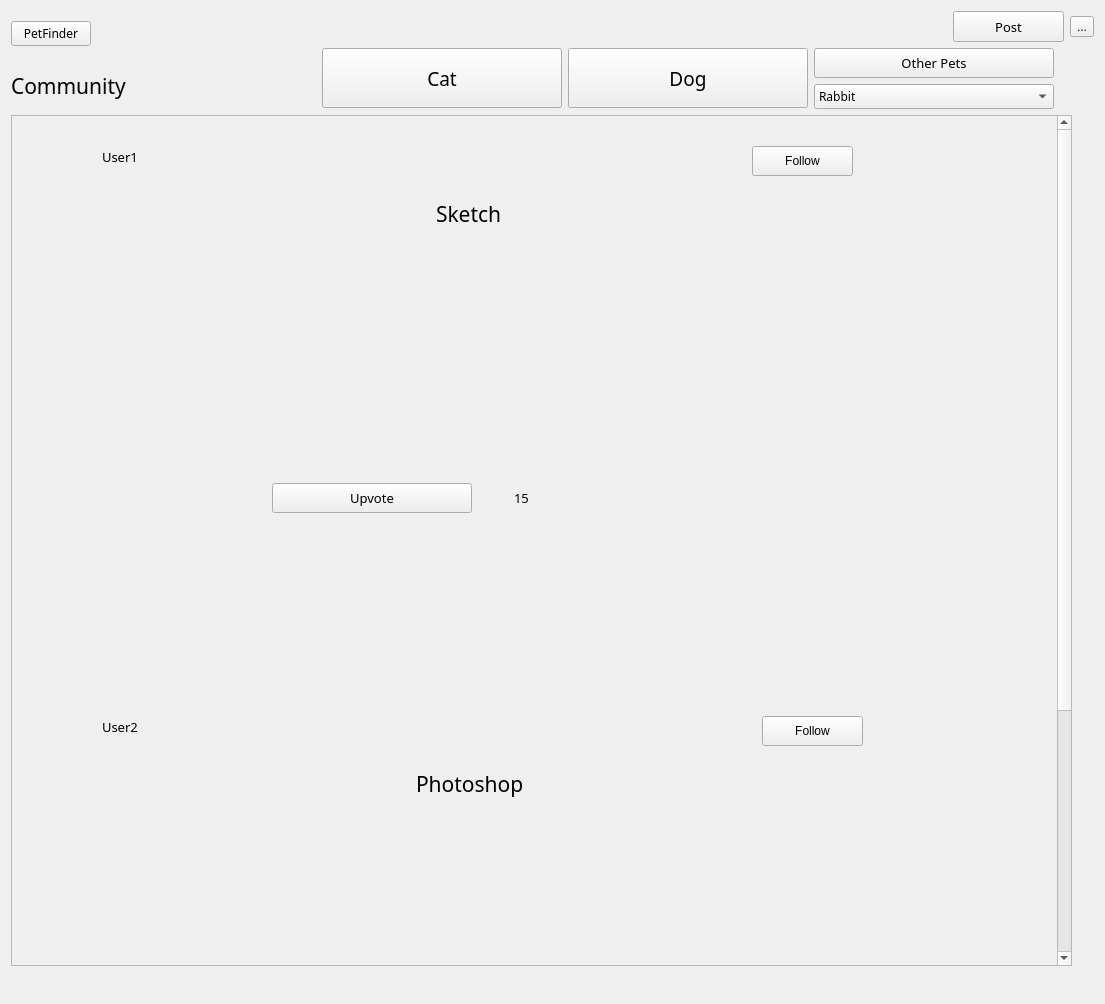
<?xml version="1.0" encoding="UTF-8"?>
<ui version="4.0">
 <class>CommunityPage</class>
 <widget class="QWidget" name="CommunityPage">
  <property name="geometry">
   <rect>
    <x>0</x>
    <y>0</y>
    <width>1105</width>
    <height>1004</height>
   </rect>
  </property>
  <property name="windowTitle">
   <string>Form</string>
  </property>
  <layout class="QVBoxLayout" name="verticalLayout_9">
   <item>
    <layout class="QVBoxLayout" name="verticalLayout_6">
     <item>
      <layout class="QHBoxLayout" name="horizontalLayout_5">
       <item>
        <layout class="QVBoxLayout" name="verticalLayout">
         <item>
          <layout class="QHBoxLayout" name="horizontalLayout">
           <item>
            <widget class="QPushButton" name="pushButton_Main">
             <property name="font">
              <font>
               <family>Adobe Ming Std</family>
               <pointsize>9</pointsize>
               <weight>50</weight>
               <bold>false</bold>
              </font>
             </property>
             <property name="text">
              <string>PetFinder</string>
             </property>
            </widget>
           </item>
           <item>
            <spacer name="horizontalSpacer">
             <property name="orientation">
              <enum>Qt::Horizontal</enum>
             </property>
             <property name="sizeHint" stdset="0">
              <size>
               <width>40</width>
               <height>20</height>
              </size>
             </property>
            </spacer>
           </item>
           <item>
            <widget class="QLabel" name="labelformat">
             <property name="minimumSize">
              <size>
               <width>0</width>
               <height>39</height>
              </size>
             </property>
             <property name="text">
              <string/>
             </property>
            </widget>
           </item>
          </layout>
         </item>
         <item>
          <widget class="QLabel" name="label">
           <property name="minimumSize">
            <size>
             <width>141</width>
             <height>41</height>
            </size>
           </property>
           <property name="font">
            <font>
             <family>Adobe Ming Std</family>
             <pointsize>16</pointsize>
             <weight>50</weight>
             <bold>false</bold>
            </font>
           </property>
           <property name="text">
            <string>Community</string>
           </property>
          </widget>
         </item>
        </layout>
       </item>
       <item>
        <layout class="QVBoxLayout" name="verticalLayout_5">
         <item>
          <layout class="QHBoxLayout" name="horizontalLayout_3">
           <item>
            <spacer name="horizontalSpacer_2">
             <property name="orientation">
              <enum>Qt::Horizontal</enum>
             </property>
             <property name="sizeHint" stdset="0">
              <size>
               <width>40</width>
               <height>20</height>
              </size>
             </property>
            </spacer>
           </item>
           <item>
            <widget class="QPushButton" name="pushButton_post">
             <property name="minimumSize">
              <size>
               <width>111</width>
               <height>31</height>
              </size>
             </property>
             <property name="font">
              <font>
               <family>黑体</family>
               <pointsize>10</pointsize>
              </font>
             </property>
             <property name="text">
              <string>Post</string>
             </property>
            </widget>
           </item>
           <item>
            <widget class="QToolButton" name="toolButton">
             <property name="text">
              <string>...</string>
             </property>
             <property name="icon">
              <iconset resource="Resources.qrc">
               <normaloff>:/imgs/CommunityIcons_profile.png</normaloff>:/imgs/CommunityIcons_profile.png</iconset>
             </property>
             <property name="iconSize">
              <size>
               <width>30</width>
               <height>30</height>
              </size>
             </property>
             <property name="arrowType">
              <enum>Qt::NoArrow</enum>
             </property>
            </widget>
           </item>
          </layout>
         </item>
         <item>
          <layout class="QHBoxLayout" name="horizontalLayout_2">
           <item>
            <layout class="QVBoxLayout" name="verticalLayout_4">
             <item>
              <widget class="QPushButton" name="pushButtonCat">
               <property name="sizePolicy">
                <sizepolicy hsizetype="MinimumExpanding" vsizetype="Fixed">
                 <horstretch>0</horstretch>
                 <verstretch>0</verstretch>
                </sizepolicy>
               </property>
               <property name="minimumSize">
                <size>
                 <width>240</width>
                 <height>60</height>
                </size>
               </property>
               <property name="font">
                <font>
                 <family>黑体</family>
                 <pointsize>14</pointsize>
                 <weight>50</weight>
                 <bold>false</bold>
                </font>
               </property>
               <property name="text">
                <string>Cat</string>
               </property>
              </widget>
             </item>
            </layout>
           </item>
           <item>
            <layout class="QVBoxLayout" name="verticalLayout_3">
             <item>
              <widget class="QPushButton" name="pushButtonDog">
               <property name="sizePolicy">
                <sizepolicy hsizetype="MinimumExpanding" vsizetype="Fixed">
                 <horstretch>0</horstretch>
                 <verstretch>0</verstretch>
                </sizepolicy>
               </property>
               <property name="minimumSize">
                <size>
                 <width>240</width>
                 <height>60</height>
                </size>
               </property>
               <property name="font">
                <font>
                 <family>黑体</family>
                 <pointsize>14</pointsize>
                 <weight>50</weight>
                 <bold>false</bold>
                </font>
               </property>
               <property name="text">
                <string>Dog</string>
               </property>
              </widget>
             </item>
            </layout>
           </item>
           <item>
            <layout class="QVBoxLayout" name="verticalLayout_2">
             <item>
              <widget class="QPushButton" name="pushButtonOtherPet">
               <property name="sizePolicy">
                <sizepolicy hsizetype="Minimum" vsizetype="Minimum">
                 <horstretch>0</horstretch>
                 <verstretch>0</verstretch>
                </sizepolicy>
               </property>
               <property name="minimumSize">
                <size>
                 <width>240</width>
                 <height>30</height>
                </size>
               </property>
               <property name="maximumSize">
                <size>
                 <width>16777215</width>
                 <height>30</height>
                </size>
               </property>
               <property name="font">
                <font>
                 <family>黑体</family>
                 <pointsize>10</pointsize>
                 <weight>50</weight>
                 <bold>false</bold>
                </font>
               </property>
               <property name="text">
                <string>Other Pets</string>
               </property>
              </widget>
             </item>
             <item>
              <widget class="QComboBox" name="PetAdopt_5">
               <property name="sizePolicy">
                <sizepolicy hsizetype="Preferred" vsizetype="Fixed">
                 <horstretch>0</horstretch>
                 <verstretch>0</verstretch>
                </sizepolicy>
               </property>
               <property name="minimumSize">
                <size>
                 <width>200</width>
                 <height>0</height>
                </size>
               </property>
               <property name="font">
                <font>
                 <family>Agency FB</family>
                 <weight>50</weight>
                 <bold>false</bold>
                </font>
               </property>
               <item>
                <property name="text">
                 <string>Rabbit</string>
                </property>
               </item>
               <item>
                <property name="text">
                 <string>Fish</string>
                </property>
               </item>
               <item>
                <property name="text">
                 <string>Other Pet Adoption</string>
                </property>
               </item>
              </widget>
             </item>
            </layout>
           </item>
           <item>
            <spacer name="horizontalSpacer_9">
             <property name="orientation">
              <enum>Qt::Horizontal</enum>
             </property>
             <property name="sizeHint" stdset="0">
              <size>
               <width>40</width>
               <height>20</height>
              </size>
             </property>
            </spacer>
           </item>
          </layout>
         </item>
        </layout>
       </item>
      </layout>
     </item>
     <item>
      <widget class="QStackedWidget" name="stackedWidget">
       <property name="currentIndex">
        <number>2</number>
       </property>
       <widget class="QWidget" name="Cat">
        <widget class="QScrollArea" name="scrollArea">
         <property name="geometry">
          <rect>
           <x>0</x>
           <y>0</y>
           <width>1041</width>
           <height>751</height>
          </rect>
         </property>
         <property name="minimumSize">
          <size>
           <width>791</width>
           <height>751</height>
          </size>
         </property>
         <property name="widgetResizable">
          <bool>true</bool>
         </property>
         <widget class="QWidget" name="scrollAreaWidgetContents">
          <property name="geometry">
           <rect>
            <x>0</x>
            <y>0</y>
            <width>98</width>
            <height>1200</height>
           </rect>
          </property>
          <property name="minimumSize">
           <size>
            <width>0</width>
            <height>1200</height>
           </size>
          </property>
          <widget class="QPushButton" name="pushButton_follow1">
           <property name="geometry">
            <rect>
             <x>740</x>
             <y>30</y>
             <width>101</width>
             <height>30</height>
            </rect>
           </property>
           <property name="minimumSize">
            <size>
             <width>0</width>
             <height>30</height>
            </size>
           </property>
           <property name="text">
            <string>Follow</string>
           </property>
          </widget>
          <widget class="QPushButton" name="pushButton_follow1_2">
           <property name="geometry">
            <rect>
             <x>750</x>
             <y>600</y>
             <width>101</width>
             <height>30</height>
            </rect>
           </property>
           <property name="minimumSize">
            <size>
             <width>0</width>
             <height>30</height>
            </size>
           </property>
           <property name="text">
            <string>Follow</string>
           </property>
          </widget>
          <widget class="QLabel" name="label_2">
           <property name="geometry">
            <rect>
             <x>90</x>
             <y>30</y>
             <width>71</width>
             <height>21</height>
            </rect>
           </property>
           <property name="font">
            <font>
             <family>黑体</family>
             <pointsize>10</pointsize>
            </font>
           </property>
           <property name="text">
            <string>User1</string>
           </property>
          </widget>
          <widget class="QLabel" name="label_3">
           <property name="geometry">
            <rect>
             <x>90</x>
             <y>600</y>
             <width>81</width>
             <height>21</height>
            </rect>
           </property>
           <property name="font">
            <font>
             <family>黑体</family>
             <pointsize>10</pointsize>
            </font>
           </property>
           <property name="text">
            <string>User2</string>
           </property>
          </widget>
          <widget class="QWidget" name="layoutWidget_2">
           <property name="geometry">
            <rect>
             <x>260</x>
             <y>30</y>
             <width>393</width>
             <height>420</height>
            </rect>
           </property>
           <layout class="QVBoxLayout" name="verticalLayout_7">
            <item>
             <layout class="QHBoxLayout" name="horizontalLayout_6">
              <item>
               <spacer name="horizontalSpacer_3">
                <property name="orientation">
                 <enum>Qt::Horizontal</enum>
                </property>
                <property name="sizeHint" stdset="0">
                 <size>
                  <width>40</width>
                  <height>20</height>
                 </size>
                </property>
               </spacer>
              </item>
              <item>
               <widget class="QLabel" name="label_explore">
                <property name="font">
                 <font>
                  <family>Adobe Caslon Pro</family>
                  <pointsize>16</pointsize>
                 </font>
                </property>
                <property name="text">
                 <string>News Today</string>
                </property>
               </widget>
              </item>
              <item>
               <spacer name="horizontalSpacer_5">
                <property name="orientation">
                 <enum>Qt::Horizontal</enum>
                </property>
                <property name="sizeHint" stdset="0">
                 <size>
                  <width>40</width>
                  <height>20</height>
                 </size>
                </property>
               </spacer>
              </item>
             </layout>
            </item>
            <item>
             <widget class="QLabel" name="labelImage_explore">
              <property name="maximumSize">
               <size>
                <width>391</width>
                <height>351</height>
               </size>
              </property>
              <property name="text">
               <string/>
              </property>
              <property name="pixmap">
               <pixmap resource="Resources.qrc">:/imgs/Explore.jpg</pixmap>
              </property>
              <property name="scaledContents">
               <bool>true</bool>
              </property>
             </widget>
            </item>
            <item>
             <layout class="QHBoxLayout" name="horizontalLayout_4">
              <item>
               <widget class="QPushButton" name="pushButton_Upvote1">
                <property name="minimumSize">
                 <size>
                  <width>200</width>
                  <height>30</height>
                 </size>
                </property>
                <property name="maximumSize">
                 <size>
                  <width>200</width>
                  <height>16777215</height>
                 </size>
                </property>
                <property name="font">
                 <font>
                  <family>黑体</family>
                  <pointsize>10</pointsize>
                 </font>
                </property>
                <property name="text">
                 <string>Upvote</string>
                </property>
               </widget>
              </item>
              <item>
               <widget class="QLabel" name="label_like">
                <property name="minimumSize">
                 <size>
                  <width>30</width>
                  <height>27</height>
                 </size>
                </property>
                <property name="maximumSize">
                 <size>
                  <width>30</width>
                  <height>27</height>
                 </size>
                </property>
                <property name="text">
                 <string/>
                </property>
                <property name="pixmap">
                 <pixmap resource="Resources.qrc">:/imgs/explore_like1.png</pixmap>
                </property>
                <property name="scaledContents">
                 <bool>true</bool>
                </property>
               </widget>
              </item>
              <item>
               <widget class="QLabel" name="label_numOfLikes">
                <property name="font">
                 <font>
                  <family>黑体</family>
                  <pointsize>10</pointsize>
                 </font>
                </property>
                <property name="text">
                 <string>11</string>
                </property>
               </widget>
              </item>
             </layout>
            </item>
           </layout>
          </widget>
          <widget class="QWidget" name="layoutWidget">
           <property name="geometry">
            <rect>
             <x>262</x>
             <y>601</y>
             <width>402</width>
             <height>391</height>
            </rect>
           </property>
           <layout class="QVBoxLayout" name="verticalLayout_8">
            <item>
             <layout class="QHBoxLayout" name="horizontalLayout_7">
              <item>
               <spacer name="horizontalSpacer_6">
                <property name="orientation">
                 <enum>Qt::Horizontal</enum>
                </property>
                <property name="sizeHint" stdset="0">
                 <size>
                  <width>40</width>
                  <height>20</height>
                 </size>
                </property>
               </spacer>
              </item>
              <item>
               <widget class="QLabel" name="label_explore_2">
                <property name="font">
                 <font>
                  <family>Adobe Caslon Pro</family>
                  <pointsize>10</pointsize>
                 </font>
                </property>
                <property name="text">
                 <string>Drawing for Cats &amp; Original Photo</string>
                </property>
               </widget>
              </item>
              <item>
               <spacer name="horizontalSpacer_7">
                <property name="orientation">
                 <enum>Qt::Horizontal</enum>
                </property>
                <property name="sizeHint" stdset="0">
                 <size>
                  <width>40</width>
                  <height>20</height>
                 </size>
                </property>
               </spacer>
              </item>
             </layout>
            </item>
            <item>
             <layout class="QHBoxLayout" name="horizontalLayout_9">
              <item>
               <widget class="QLabel" name="labelImage_explore_2">
                <property name="maximumSize">
                 <size>
                  <width>195</width>
                  <height>320</height>
                 </size>
                </property>
                <property name="text">
                 <string/>
                </property>
                <property name="pixmap">
                 <pixmap resource="Resources.qrc">:/imgs/explore_post2.png</pixmap>
                </property>
                <property name="scaledContents">
                 <bool>true</bool>
                </property>
               </widget>
              </item>
              <item>
               <widget class="QLabel" name="label_5">
                <property name="maximumSize">
                 <size>
                  <width>195</width>
                  <height>320</height>
                 </size>
                </property>
                <property name="text">
                 <string/>
                </property>
                <property name="pixmap">
                 <pixmap resource="Resources.qrc">:/imgs/MainKitten.jpg</pixmap>
                </property>
                <property name="scaledContents">
                 <bool>true</bool>
                </property>
               </widget>
              </item>
             </layout>
            </item>
            <item>
             <layout class="QHBoxLayout" name="horizontalLayout_18">
              <item>
               <widget class="QPushButton" name="pushButton_Upvote2">
                <property name="minimumSize">
                 <size>
                  <width>200</width>
                  <height>30</height>
                 </size>
                </property>
                <property name="maximumSize">
                 <size>
                  <width>200</width>
                  <height>16777215</height>
                 </size>
                </property>
                <property name="font">
                 <font>
                  <family>黑体</family>
                  <pointsize>10</pointsize>
                 </font>
                </property>
                <property name="text">
                 <string>Upvote</string>
                </property>
               </widget>
              </item>
              <item>
               <widget class="QLabel" name="label_like_5">
                <property name="minimumSize">
                 <size>
                  <width>30</width>
                  <height>27</height>
                 </size>
                </property>
                <property name="maximumSize">
                 <size>
                  <width>30</width>
                  <height>27</height>
                 </size>
                </property>
                <property name="text">
                 <string/>
                </property>
                <property name="pixmap">
                 <pixmap resource="Resources.qrc">:/imgs/explore_like1.png</pixmap>
                </property>
                <property name="scaledContents">
                 <bool>true</bool>
                </property>
               </widget>
              </item>
              <item>
               <widget class="QLabel" name="label_numOfLikes2">
                <property name="font">
                 <font>
                  <family>黑体</family>
                  <pointsize>10</pointsize>
                 </font>
                </property>
                <property name="text">
                 <string>20</string>
                </property>
               </widget>
              </item>
             </layout>
            </item>
           </layout>
          </widget>
         </widget>
        </widget>
       </widget>
       <widget class="QWidget" name="Dog">
        <widget class="QScrollArea" name="scrollArea_3">
         <property name="geometry">
          <rect>
           <x>0</x>
           <y>0</y>
           <width>1041</width>
           <height>751</height>
          </rect>
         </property>
         <property name="minimumSize">
          <size>
           <width>791</width>
           <height>751</height>
          </size>
         </property>
         <property name="widgetResizable">
          <bool>true</bool>
         </property>
         <widget class="QWidget" name="scrollAreaWidgetContents_3">
          <property name="geometry">
           <rect>
            <x>0</x>
            <y>0</y>
            <width>98</width>
            <height>1200</height>
           </rect>
          </property>
          <property name="minimumSize">
           <size>
            <width>0</width>
            <height>1200</height>
           </size>
          </property>
          <widget class="QPushButton" name="pushButton_follow1_5">
           <property name="geometry">
            <rect>
             <x>740</x>
             <y>30</y>
             <width>101</width>
             <height>30</height>
            </rect>
           </property>
           <property name="minimumSize">
            <size>
             <width>0</width>
             <height>30</height>
            </size>
           </property>
           <property name="text">
            <string>Follow</string>
           </property>
          </widget>
          <widget class="QPushButton" name="pushButton_follow1_6">
           <property name="geometry">
            <rect>
             <x>750</x>
             <y>600</y>
             <width>101</width>
             <height>30</height>
            </rect>
           </property>
           <property name="minimumSize">
            <size>
             <width>0</width>
             <height>30</height>
            </size>
           </property>
           <property name="text">
            <string>Follow</string>
           </property>
          </widget>
          <widget class="QLabel" name="label_4">
           <property name="geometry">
            <rect>
             <x>90</x>
             <y>30</y>
             <width>71</width>
             <height>21</height>
            </rect>
           </property>
           <property name="font">
            <font>
             <family>黑体</family>
             <pointsize>10</pointsize>
            </font>
           </property>
           <property name="text">
            <string>User1</string>
           </property>
          </widget>
          <widget class="QLabel" name="label_8">
           <property name="geometry">
            <rect>
             <x>90</x>
             <y>600</y>
             <width>81</width>
             <height>21</height>
            </rect>
           </property>
           <property name="font">
            <font>
             <family>黑体</family>
             <pointsize>10</pointsize>
            </font>
           </property>
           <property name="text">
            <string>User2</string>
           </property>
          </widget>
          <widget class="QWidget" name="layoutWidget_4">
           <property name="geometry">
            <rect>
             <x>260</x>
             <y>30</y>
             <width>393</width>
             <height>420</height>
            </rect>
           </property>
           <layout class="QVBoxLayout" name="verticalLayout_12">
            <item>
             <layout class="QHBoxLayout" name="horizontalLayout_11">
              <item>
               <spacer name="horizontalSpacer_13">
                <property name="orientation">
                 <enum>Qt::Horizontal</enum>
                </property>
                <property name="sizeHint" stdset="0">
                 <size>
                  <width>40</width>
                  <height>20</height>
                 </size>
                </property>
               </spacer>
              </item>
              <item>
               <widget class="QLabel" name="label_explore_5">
                <property name="font">
                 <font>
                  <family>Adobe Caslon Pro</family>
                  <pointsize>16</pointsize>
                 </font>
                </property>
                <property name="text">
                 <string>Practice2</string>
                </property>
               </widget>
              </item>
              <item>
               <spacer name="horizontalSpacer_14">
                <property name="orientation">
                 <enum>Qt::Horizontal</enum>
                </property>
                <property name="sizeHint" stdset="0">
                 <size>
                  <width>40</width>
                  <height>20</height>
                 </size>
                </property>
               </spacer>
              </item>
             </layout>
            </item>
            <item>
             <widget class="QLabel" name="labelImage_explore_5">
              <property name="maximumSize">
               <size>
                <width>391</width>
                <height>351</height>
               </size>
              </property>
              <property name="text">
               <string/>
              </property>
              <property name="pixmap">
               <pixmap resource="Resources.qrc">:/imgs/Explore_post3.png</pixmap>
              </property>
              <property name="scaledContents">
               <bool>true</bool>
              </property>
             </widget>
            </item>
            <item>
             <layout class="QHBoxLayout" name="horizontalLayout_12">
              <item>
               <widget class="QPushButton" name="pushButton_Upvote1_3">
                <property name="minimumSize">
                 <size>
                  <width>200</width>
                  <height>30</height>
                 </size>
                </property>
                <property name="maximumSize">
                 <size>
                  <width>200</width>
                  <height>16777215</height>
                 </size>
                </property>
                <property name="font">
                 <font>
                  <family>黑体</family>
                  <pointsize>10</pointsize>
                 </font>
                </property>
                <property name="text">
                 <string>Upvote</string>
                </property>
               </widget>
              </item>
              <item>
               <widget class="QLabel" name="label_like_2">
                <property name="minimumSize">
                 <size>
                  <width>30</width>
                  <height>27</height>
                 </size>
                </property>
                <property name="maximumSize">
                 <size>
                  <width>30</width>
                  <height>27</height>
                 </size>
                </property>
                <property name="text">
                 <string/>
                </property>
                <property name="pixmap">
                 <pixmap resource="Resources.qrc">:/imgs/explore_like1.png</pixmap>
                </property>
                <property name="scaledContents">
                 <bool>true</bool>
                </property>
               </widget>
              </item>
              <item>
               <widget class="QLabel" name="label_numOfLikes_2">
                <property name="font">
                 <font>
                  <family>黑体</family>
                  <pointsize>10</pointsize>
                 </font>
                </property>
                <property name="text">
                 <string>17</string>
                </property>
               </widget>
              </item>
             </layout>
            </item>
           </layout>
          </widget>
          <widget class="QWidget" name="layoutWidget_7">
           <property name="geometry">
            <rect>
             <x>260</x>
             <y>600</y>
             <width>393</width>
             <height>420</height>
            </rect>
           </property>
           <layout class="QVBoxLayout" name="verticalLayout_13">
            <item>
             <layout class="QHBoxLayout" name="horizontalLayout_19">
              <item>
               <spacer name="horizontalSpacer_15">
                <property name="orientation">
                 <enum>Qt::Horizontal</enum>
                </property>
                <property name="sizeHint" stdset="0">
                 <size>
                  <width>40</width>
                  <height>20</height>
                 </size>
                </property>
               </spacer>
              </item>
              <item>
               <widget class="QLabel" name="label_explore_6">
                <property name="font">
                 <font>
                  <family>Adobe Caslon Pro</family>
                  <pointsize>16</pointsize>
                 </font>
                </property>
                <property name="text">
                 <string>Daily Update</string>
                </property>
               </widget>
              </item>
              <item>
               <spacer name="horizontalSpacer_16">
                <property name="orientation">
                 <enum>Qt::Horizontal</enum>
                </property>
                <property name="sizeHint" stdset="0">
                 <size>
                  <width>40</width>
                  <height>20</height>
                 </size>
                </property>
               </spacer>
              </item>
             </layout>
            </item>
            <item>
             <widget class="QLabel" name="labelImage_explore_6">
              <property name="maximumSize">
               <size>
                <width>391</width>
                <height>351</height>
               </size>
              </property>
              <property name="text">
               <string/>
              </property>
              <property name="pixmap">
               <pixmap resource="Resources.qrc">:/imgs/explore_post4.jpg</pixmap>
              </property>
              <property name="scaledContents">
               <bool>true</bool>
              </property>
             </widget>
            </item>
            <item>
             <layout class="QHBoxLayout" name="horizontalLayout_20">
              <item>
               <widget class="QPushButton" name="pushButton_Upvote2_2">
                <property name="minimumSize">
                 <size>
                  <width>200</width>
                  <height>30</height>
                 </size>
                </property>
                <property name="maximumSize">
                 <size>
                  <width>200</width>
                  <height>16777215</height>
                 </size>
                </property>
                <property name="font">
                 <font>
                  <family>黑体</family>
                  <pointsize>10</pointsize>
                 </font>
                </property>
                <property name="text">
                 <string>Upvote</string>
                </property>
               </widget>
              </item>
              <item>
               <widget class="QLabel" name="label_like_6">
                <property name="minimumSize">
                 <size>
                  <width>30</width>
                  <height>27</height>
                 </size>
                </property>
                <property name="maximumSize">
                 <size>
                  <width>30</width>
                  <height>27</height>
                 </size>
                </property>
                <property name="text">
                 <string/>
                </property>
                <property name="pixmap">
                 <pixmap resource="Resources.qrc">:/imgs/explore_like1.png</pixmap>
                </property>
                <property name="scaledContents">
                 <bool>true</bool>
                </property>
               </widget>
              </item>
              <item>
               <widget class="QLabel" name="label_numOfLikes2_2">
                <property name="font">
                 <font>
                  <family>黑体</family>
                  <pointsize>10</pointsize>
                 </font>
                </property>
                <property name="text">
                 <string>15</string>
                </property>
               </widget>
              </item>
             </layout>
            </item>
           </layout>
          </widget>
         </widget>
        </widget>
       </widget>
       <widget class="QWidget" name="OtherPets">
        <widget class="QScrollArea" name="scrollArea_4">
         <property name="geometry">
          <rect>
           <x>0</x>
           <y>0</y>
           <width>1061</width>
           <height>851</height>
          </rect>
         </property>
         <property name="minimumSize">
          <size>
           <width>791</width>
           <height>751</height>
          </size>
         </property>
         <property name="widgetResizable">
          <bool>true</bool>
         </property>
         <widget class="QWidget" name="scrollAreaWidgetContents_4">
          <property name="geometry">
           <rect>
            <x>0</x>
            <y>0</y>
            <width>1045</width>
            <height>1200</height>
           </rect>
          </property>
          <property name="minimumSize">
           <size>
            <width>0</width>
            <height>1200</height>
           </size>
          </property>
          <widget class="QPushButton" name="pushButton_follow1_7">
           <property name="geometry">
            <rect>
             <x>740</x>
             <y>30</y>
             <width>101</width>
             <height>30</height>
            </rect>
           </property>
           <property name="minimumSize">
            <size>
             <width>0</width>
             <height>30</height>
            </size>
           </property>
           <property name="text">
            <string>Follow</string>
           </property>
          </widget>
          <widget class="QPushButton" name="pushButton_follow1_8">
           <property name="geometry">
            <rect>
             <x>750</x>
             <y>600</y>
             <width>101</width>
             <height>30</height>
            </rect>
           </property>
           <property name="minimumSize">
            <size>
             <width>0</width>
             <height>30</height>
            </size>
           </property>
           <property name="text">
            <string>Follow</string>
           </property>
          </widget>
          <widget class="QLabel" name="label_9">
           <property name="geometry">
            <rect>
             <x>90</x>
             <y>30</y>
             <width>71</width>
             <height>21</height>
            </rect>
           </property>
           <property name="font">
            <font>
             <family>黑体</family>
             <pointsize>10</pointsize>
            </font>
           </property>
           <property name="text">
            <string>User1</string>
           </property>
          </widget>
          <widget class="QLabel" name="label_10">
           <property name="geometry">
            <rect>
             <x>90</x>
             <y>600</y>
             <width>81</width>
             <height>21</height>
            </rect>
           </property>
           <property name="font">
            <font>
             <family>黑体</family>
             <pointsize>10</pointsize>
            </font>
           </property>
           <property name="text">
            <string>User2</string>
           </property>
          </widget>
          <widget class="QWidget" name="layoutWidget_8">
           <property name="geometry">
            <rect>
             <x>260</x>
             <y>30</y>
             <width>393</width>
             <height>420</height>
            </rect>
           </property>
           <layout class="QVBoxLayout" name="verticalLayout_14">
            <item>
             <layout class="QHBoxLayout" name="horizontalLayout_22">
              <item>
               <spacer name="horizontalSpacer_17">
                <property name="orientation">
                 <enum>Qt::Horizontal</enum>
                </property>
                <property name="sizeHint" stdset="0">
                 <size>
                  <width>40</width>
                  <height>20</height>
                 </size>
                </property>
               </spacer>
              </item>
              <item>
               <widget class="QLabel" name="label_explore_7">
                <property name="font">
                 <font>
                  <family>Adobe Caslon Pro</family>
                  <pointsize>16</pointsize>
                 </font>
                </property>
                <property name="text">
                 <string>Sketch</string>
                </property>
               </widget>
              </item>
              <item>
               <spacer name="horizontalSpacer_18">
                <property name="orientation">
                 <enum>Qt::Horizontal</enum>
                </property>
                <property name="sizeHint" stdset="0">
                 <size>
                  <width>40</width>
                  <height>20</height>
                 </size>
                </property>
               </spacer>
              </item>
             </layout>
            </item>
            <item>
             <widget class="QLabel" name="labelImage_explore_7">
              <property name="maximumSize">
               <size>
                <width>391</width>
                <height>351</height>
               </size>
              </property>
              <property name="text">
               <string/>
              </property>
              <property name="pixmap">
               <pixmap resource="Resources.qrc">:/imgs/explore_post5.jpg</pixmap>
              </property>
              <property name="scaledContents">
               <bool>true</bool>
              </property>
             </widget>
            </item>
            <item>
             <layout class="QHBoxLayout" name="horizontalLayout_23">
              <item>
               <widget class="QPushButton" name="pushButton_Upvote1_4">
                <property name="minimumSize">
                 <size>
                  <width>200</width>
                  <height>30</height>
                 </size>
                </property>
                <property name="maximumSize">
                 <size>
                  <width>200</width>
                  <height>16777215</height>
                 </size>
                </property>
                <property name="font">
                 <font>
                  <family>黑体</family>
                  <pointsize>10</pointsize>
                 </font>
                </property>
                <property name="text">
                 <string>Upvote</string>
                </property>
               </widget>
              </item>
              <item>
               <widget class="QLabel" name="label_like_7">
                <property name="minimumSize">
                 <size>
                  <width>30</width>
                  <height>27</height>
                 </size>
                </property>
                <property name="maximumSize">
                 <size>
                  <width>30</width>
                  <height>27</height>
                 </size>
                </property>
                <property name="text">
                 <string/>
                </property>
                <property name="pixmap">
                 <pixmap resource="Resources.qrc">:/imgs/explore_like1.png</pixmap>
                </property>
                <property name="scaledContents">
                 <bool>true</bool>
                </property>
               </widget>
              </item>
              <item>
               <widget class="QLabel" name="label_numOfLikes_3">
                <property name="font">
                 <font>
                  <family>黑体</family>
                  <pointsize>10</pointsize>
                 </font>
                </property>
                <property name="text">
                 <string>15</string>
                </property>
               </widget>
              </item>
             </layout>
            </item>
           </layout>
          </widget>
          <widget class="QWidget" name="layoutWidget_14">
           <property name="geometry">
            <rect>
             <x>261</x>
             <y>600</y>
             <width>393</width>
             <height>420</height>
            </rect>
           </property>
           <layout class="QVBoxLayout" name="verticalLayout_15">
            <item>
             <layout class="QHBoxLayout" name="horizontalLayout_24">
              <item>
               <spacer name="horizontalSpacer_19">
                <property name="orientation">
                 <enum>Qt::Horizontal</enum>
                </property>
                <property name="sizeHint" stdset="0">
                 <size>
                  <width>40</width>
                  <height>20</height>
                 </size>
                </property>
               </spacer>
              </item>
              <item>
               <widget class="QLabel" name="label_explore_8">
                <property name="font">
                 <font>
                  <family>Adobe Caslon Pro</family>
                  <pointsize>16</pointsize>
                 </font>
                </property>
                <property name="text">
                 <string>Photoshop</string>
                </property>
               </widget>
              </item>
              <item>
               <spacer name="horizontalSpacer_20">
                <property name="orientation">
                 <enum>Qt::Horizontal</enum>
                </property>
                <property name="sizeHint" stdset="0">
                 <size>
                  <width>40</width>
                  <height>20</height>
                 </size>
                </property>
               </spacer>
              </item>
             </layout>
            </item>
            <item>
             <widget class="QLabel" name="labelImage_explore_8">
              <property name="maximumSize">
               <size>
                <width>391</width>
                <height>351</height>
               </size>
              </property>
              <property name="text">
               <string/>
              </property>
              <property name="pixmap">
               <pixmap resource="Resources.qrc">:/imgs/MainOther.jpg</pixmap>
              </property>
              <property name="scaledContents">
               <bool>true</bool>
              </property>
             </widget>
            </item>
            <item>
             <layout class="QHBoxLayout" name="horizontalLayout_25">
              <item>
               <widget class="QPushButton" name="pushButton_Upvote2_3">
                <property name="minimumSize">
                 <size>
                  <width>200</width>
                  <height>30</height>
                 </size>
                </property>
                <property name="maximumSize">
                 <size>
                  <width>200</width>
                  <height>16777215</height>
                 </size>
                </property>
                <property name="font">
                 <font>
                  <family>黑体</family>
                  <pointsize>10</pointsize>
                 </font>
                </property>
                <property name="text">
                 <string>Upvote</string>
                </property>
               </widget>
              </item>
              <item>
               <widget class="QLabel" name="label_like_8">
                <property name="minimumSize">
                 <size>
                  <width>30</width>
                  <height>27</height>
                 </size>
                </property>
                <property name="maximumSize">
                 <size>
                  <width>30</width>
                  <height>27</height>
                 </size>
                </property>
                <property name="text">
                 <string/>
                </property>
                <property name="pixmap">
                 <pixmap resource="Resources.qrc">:/imgs/explore_like1.png</pixmap>
                </property>
                <property name="scaledContents">
                 <bool>true</bool>
                </property>
               </widget>
              </item>
              <item>
               <widget class="QLabel" name="label_numOfLikes2_3">
                <property name="font">
                 <font>
                  <family>黑体</family>
                  <pointsize>10</pointsize>
                 </font>
                </property>
                <property name="text">
                 <string>20</string>
                </property>
               </widget>
              </item>
             </layout>
            </item>
           </layout>
          </widget>
         </widget>
        </widget>
       </widget>
      </widget>
     </item>
    </layout>
   </item>
  </layout>
 </widget>
 <resources>
  <include location="Resources.qrc"/>
 </resources>
 <connections/>
</ui>
